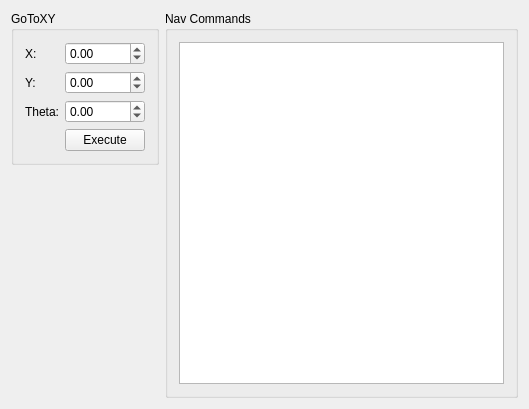
<?xml version="1.0" encoding="UTF-8"?>
<ui version="4.0">
 <class>NavWidgetClass</class>
 <widget class="QWidget" name="NavWidgetClass">
  <property name="geometry">
   <rect>
    <x>0</x>
    <y>0</y>
    <width>529</width>
    <height>409</height>
   </rect>
  </property>
  <property name="windowTitle">
   <string>NavWidget</string>
  </property>
  <layout class="QHBoxLayout" name="horizontalLayout">
   <item>
    <layout class="QVBoxLayout" name="verticalLayout">
     <item>
      <widget class="QGroupBox" name="groupBox">
       <property name="title">
        <string>GoToXY</string>
       </property>
       <layout class="QGridLayout" name="gridLayout">
        <item row="3" column="1">
         <widget class="QPushButton" name="gotoxyButton">
          <property name="text">
           <string>Execute</string>
          </property>
          <property name="icon">
           <iconset resource="../resources.qrc">
            <normaloff>:/icons/icons/stock_mail-send-receive.png</normaloff>:/icons/icons/stock_mail-send-receive.png</iconset>
          </property>
         </widget>
        </item>
        <item row="0" column="1">
         <widget class="QDoubleSpinBox" name="xSpinBox">
          <property name="minimum">
           <double>-99.989999999999995</double>
          </property>
          <property name="singleStep">
           <double>0.100000000000000</double>
          </property>
         </widget>
        </item>
        <item row="0" column="0">
         <widget class="QLabel" name="label">
          <property name="text">
           <string>X:</string>
          </property>
         </widget>
        </item>
        <item row="1" column="0">
         <widget class="QLabel" name="label_2">
          <property name="text">
           <string>Y:</string>
          </property>
         </widget>
        </item>
        <item row="1" column="1">
         <widget class="QDoubleSpinBox" name="ySpinBox">
          <property name="minimum">
           <double>-99.989999999999995</double>
          </property>
          <property name="singleStep">
           <double>0.100000000000000</double>
          </property>
         </widget>
        </item>
        <item row="2" column="1">
         <widget class="QDoubleSpinBox" name="thetaSpinBox">
          <property name="minimum">
           <double>-99.989999999999995</double>
          </property>
          <property name="singleStep">
           <double>0.100000000000000</double>
          </property>
         </widget>
        </item>
        <item row="2" column="0">
         <widget class="QLabel" name="label_3">
          <property name="text">
           <string>Theta:</string>
          </property>
         </widget>
        </item>
       </layout>
      </widget>
     </item>
     <item>
      <spacer name="verticalSpacer">
       <property name="orientation">
        <enum>Qt::Vertical</enum>
       </property>
       <property name="sizeHint" stdset="0">
        <size>
         <width>20</width>
         <height>40</height>
        </size>
       </property>
      </spacer>
     </item>
    </layout>
   </item>
   <item>
    <widget class="QGroupBox" name="groupBox_2">
     <property name="title">
      <string>Nav Commands</string>
     </property>
     <layout class="QVBoxLayout" name="verticalLayout_2">
      <item>
       <widget class="QListWidget" name="navCommandsListWidget"/>
      </item>
     </layout>
    </widget>
   </item>
  </layout>
 </widget>
 <layoutdefault spacing="6" margin="11"/>
 <resources>
  <include location="../resources.qrc"/>
 </resources>
 <connections/>
</ui>
